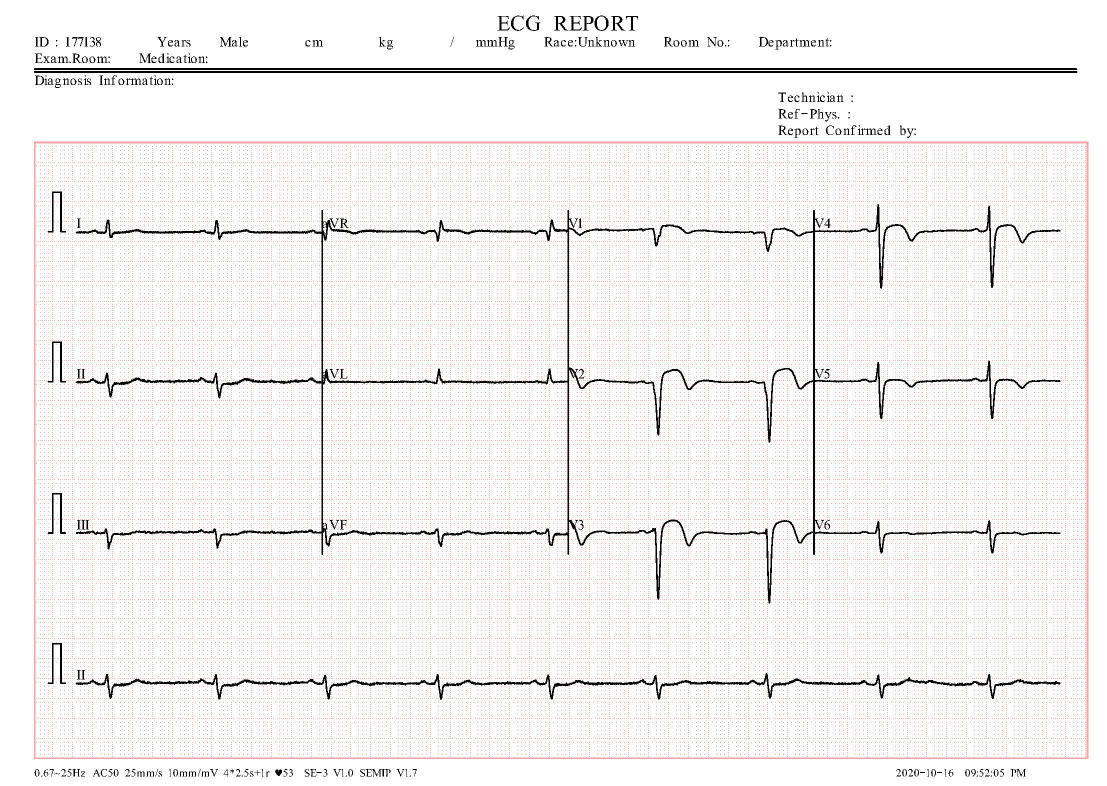
#> input picture neural_network/org/test/ECG Images of Patient that have History of MI (172x12=2064)/test (2).jpg, 2213 x 1572 px, found by its file name (shown at 1/2 size)
$ jupyter execute --allow-errors training.ipynb
#> lines starting #> are read from the running program, lines starting #| are printed output that depends on the picture; after the words box and inside, x2 and y2 are one past the last pixel; in counts of white or black regions, pixels touching at a corner belong together
[cell 1]
import os
import cv2

def preprocess_images_in_folder(input_folder, output_folder):
    if not os.path.exists(output_folder):
        os.makedirs(output_folder)

    for filename in os.listdir(input_folder):
        if filename.endswith(('.png', '.jpg', '.jpeg')):
            image_path = os.path.join(input_folder, filename)
            print(f"Processing: {image_path}")

            image = cv2.imread(image_path)

            if image is None:
                print(f"Failed to load image: {image_path}")
                continue

            gray = cv2.cvtColor(image, cv2.COLOR_BGR2GRAY)

            _, thresh = cv2.threshold(gray, 240, 255, cv2.THRESH_BINARY_INV)
            contours, _ = cv2.findContours(thresh, cv2.RETR_EXTERNAL, cv2.CHAIN_APPROX_SIMPLE)

            if contours:
                largest_contour = max(contours, key=cv2.contourArea)

                x, y, w, h = cv2.boundingRect(largest_contour)

                cropped_image = image[y:y+h, x:x+w]

                output_path = os.path.join(output_folder, filename)
                cv2.imwrite(output_path, cropped_image)
                print(f"Saved cropped image to: {output_path}")
            else:
                print(f"No contours found in image: {image_path}")

def preprocess_all_categories(archive_folder):
    # Iterate over 'train' and 'test' folders
#> called with archive_folder = 'archive'
    for dataset_type in ['train', 'test']:
        dataset_path = os.path.join(archive_folder, dataset_type)
        if os.path.isdir(dataset_path):
            # Iterate over each category folder in 'train' and 'test'
            for category_folder in os.listdir(dataset_path):
                category_path = os.path.join(dataset_path, category_folder)

                if os.path.isdir(category_path):  # Ensure it's a directory
                    output_category_folder = os.path.join(dataset_path, f"cropped_{category_folder}")
                    preprocess_images_in_folder(category_path, output_category_folder)
                else:
                    print(f"Skipping non-directory item: {category_path}")
#> pass 2 of the loop in preprocess_all_categories, `for dataset_type in ['train', 'test']:`:
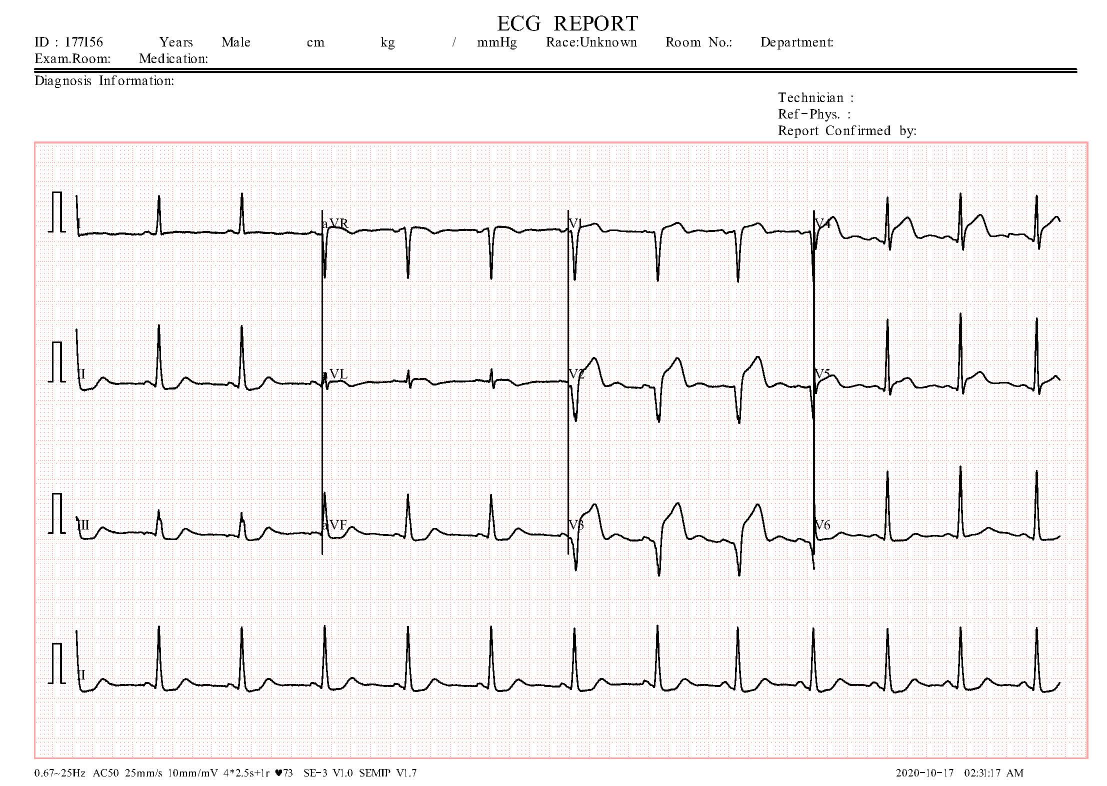
#> input picture neural_network/org/test/ECG Images of Myocardial Infarction Patients (240x12=2880)/test (10).jpg, 2213 x 1572 px, found by its file name (shown at 1/2 size)
#> in preprocess_images_in_folder, image is the input picture: shape (1572, 2213, 3); mean B, G, R 239.9, 240.2, 242.5
#> in preprocess_images_in_folder, `_, thresh = cv2.threshold(gray, 240, 255, cv2.THRESH_BINARY_INV)`:
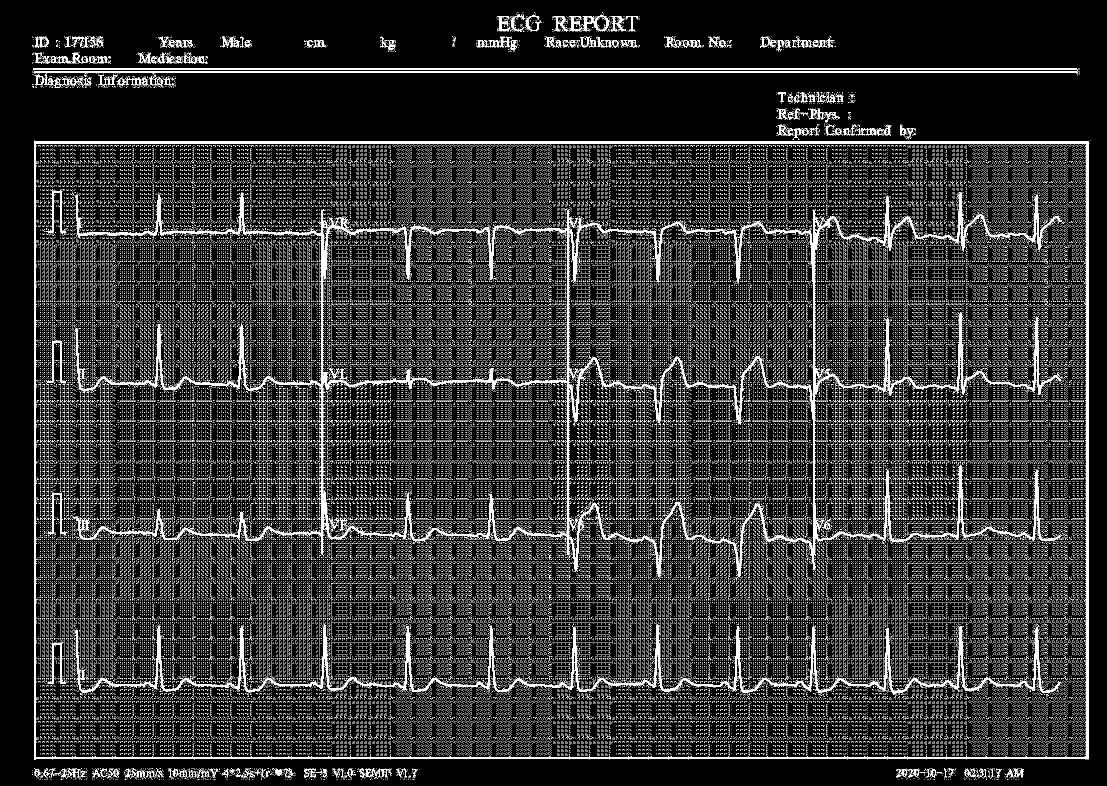
#> thresh: shape (1572, 2213) (shown at 1/2 size); 11.7% white in thin lines or dots
#> contours = 2692 contours, 2536 with area under 20; largest, box (x1, y1, x2, y2) and area: (68, 282, 2177, 1520) 2601297, (67, 141, 2157, 147) 6272, (66, 136, 2155, 140) 6258, (1187, 30, 1220, 63) 658, (1138, 32, 1188, 62) 448
#> largest_contour = contour of 65 points, box (x1, y1, x2, y2) (68, 282, 2177, 1520), area 2601297
#> x = 68; y = 282; w = 2109; h = 1238
#> in preprocess_images_in_folder, `cropped_image = image[y:y+h, x:x+w]`:
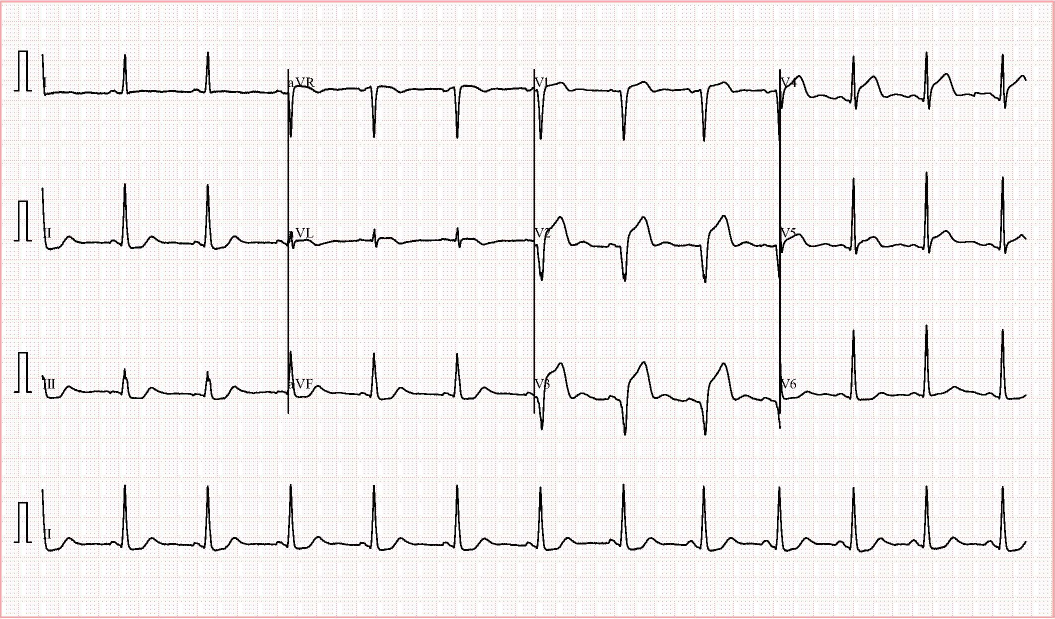
#> cropped_image: shape (1238, 2109, 3) (shown at 1/2 size); mean B, G, R 238.1, 238.5, 241.6

# Define your archive folder path
archive_folder = 'archive'

preprocess_all_categories(archive_folder)

[cell 2]
import os
import cv2
import numpy as np
import matplotlib.pyplot as plt
from sklearn.model_selection import train_test_split
from tensorflow.keras.preprocessing.image import ImageDataGenerator
from tensorflow.keras.models import Sequential
from tensorflow.keras.layers import Conv2D, MaxPooling2D, Flatten, Dense
from tensorflow.keras.optimizers import Adam
from tensorflow.keras.utils import to_categorical
from sklearn.metrics import classification_report, confusion_matrix

# Define paths
train_path = 'archive/train'
test_path = 'archive/test'
target_width = 960
target_height = 540

[cell 3]
def preview_image(image_path, new_width, new_height):
    image = cv2.imread(image_path)
    if image is None:
        print(f"Failed to load image: {image_path}")
        return

    resized_image = cv2.resize(image, (new_width, new_height), interpolation=cv2.INTER_CUBIC)

    image_rgb = cv2.cvtColor(image, cv2.COLOR_BGR2RGB)
    resized_image_rgb = cv2.cvtColor(resized_image, cv2.COLOR_BGR2RGB)

    plt.figure(figsize=(10, 5))
    plt.subplot(1, 2, 1)
    plt.title('Original Image')
    plt.imshow(image_rgb)
    plt.axis('off')

    plt.subplot(1, 2, 2)
    plt.title('Resized Image')
    plt.imshow(resized_image_rgb)
    plt.axis('off')

    plt.show()

image_path = 'archive/train/cropped_ECG Images of Myocardial Infarction Patients (240x12=2880)/MI(10).jpg'
preview_image(image_path, target_width, target_height)

[cell 4]
import os
import cv2
import numpy as np
import matplotlib.pyplot as plt
from tensorflow.keras.preprocessing.image import ImageDataGenerator
from tensorflow.keras.models import Sequential
from tensorflow.keras.layers import Conv2D, MaxPooling2D, Flatten, Dense
from tensorflow.keras.optimizers import RMSprop
from tensorflow.keras.callbacks import EarlyStopping

train_path = 'archive/train'
test_path = 'archive/test'
target_width = 960
target_height = 540

def preprocess_image(image_path, new_width, new_height):
    image = cv2.imread(image_path)
    if image is None:
        print(f"Failed to load image: {image_path}")
        return None

    blurred_image = cv2.GaussianBlur(image, (5, 5), 0)
    resized_image = cv2.resize(blurred_image, (new_width, new_height), interpolation=cv2.INTER_LINEAR)
    return resized_image

def preview_image(image_path, new_width, new_height):
    image = cv2.imread(image_path)
    if image is None:
        print(f"Failed to load image: {image_path}")
        return

    resized_image = preprocess_image(image_path, new_width, new_height)

    if resized_image is None:
        return

    image_rgb = cv2.cvtColor(image, cv2.COLOR_BGR2RGB)
    resized_image_rgb = cv2.cvtColor(resized_image, cv2.COLOR_BGR2RGB)

    plt.figure(figsize=(10, 5))
    plt.subplot(1, 2, 1)
    plt.title('Original Image')
    plt.imshow(image_rgb)
    plt.axis('off')

    plt.subplot(1, 2, 2)
    plt.title('Preprocessed Image')
    plt.imshow(resized_image_rgb)
    plt.axis('off')
    plt.show()

image_path = 'archive/train/cropped_ECG Images of Myocardial Infarction Patients (240x12=2880)/MI(10).jpg'
preview_image(image_path, target_width, target_height)

#> (the rest of this cell did not finish here and is left out)

#> (a cell that did not finish here is left out)

#> (a cell that did not finish here is left out)

[cell 7]
from tensorflow.keras.models import load_model
from sklearn.metrics import classification_report, confusion_matrix

def load_and_evaluate_model(model_path, test_generator):
    # Load the saved model
    model = load_model(model_path)

    # Evaluate the model on the test data
    loss, accuracy = model.evaluate(test_generator)
    print(f"Test Loss: {loss}")
    print(f"Test Accuracy: {accuracy}")

    # Predict the classes
    Y_pred = model.predict(test_generator)
    y_pred = np.argmax(Y_pred, axis=1)

    # Generate a classification report
    print('Classification Report:')
    print(classification_report(test_generator.classes, y_pred, target_names=test_generator.class_indices.keys()))

    # Generate a confusion matrix
    print('Confusion Matrix:')
    print(confusion_matrix(test_generator.classes, y_pred))

# Example usage
model_path = 'ecg_classification_model.h5'  # Replace with your actual model path
#> (the rest of this cell did not finish here and is left out)

#> (a cell that did not finish here is left out)

[cell 9]
import os
import cv2
import numpy as np
from tensorflow.keras.models import load_model
from tensorflow.keras.preprocessing.image import img_to_array

def preprocess_and_classify(image_path, model_path):
    # Load the image
#> called with model_path = 'ecg_classification_model.h5'
    image = cv2.imread(image_path)
#> image is the input picture: shape (1572, 2213, 3); mean B, G, R 241, 241.3, 243.7
    if image is None:
        print(f"Failed to load image: {image_path}")
        return

    # Preprocess the image
    gray = cv2.cvtColor(image, cv2.COLOR_BGR2GRAY)
    _, thresh = cv2.threshold(gray, 240, 255, cv2.THRESH_BINARY_INV)
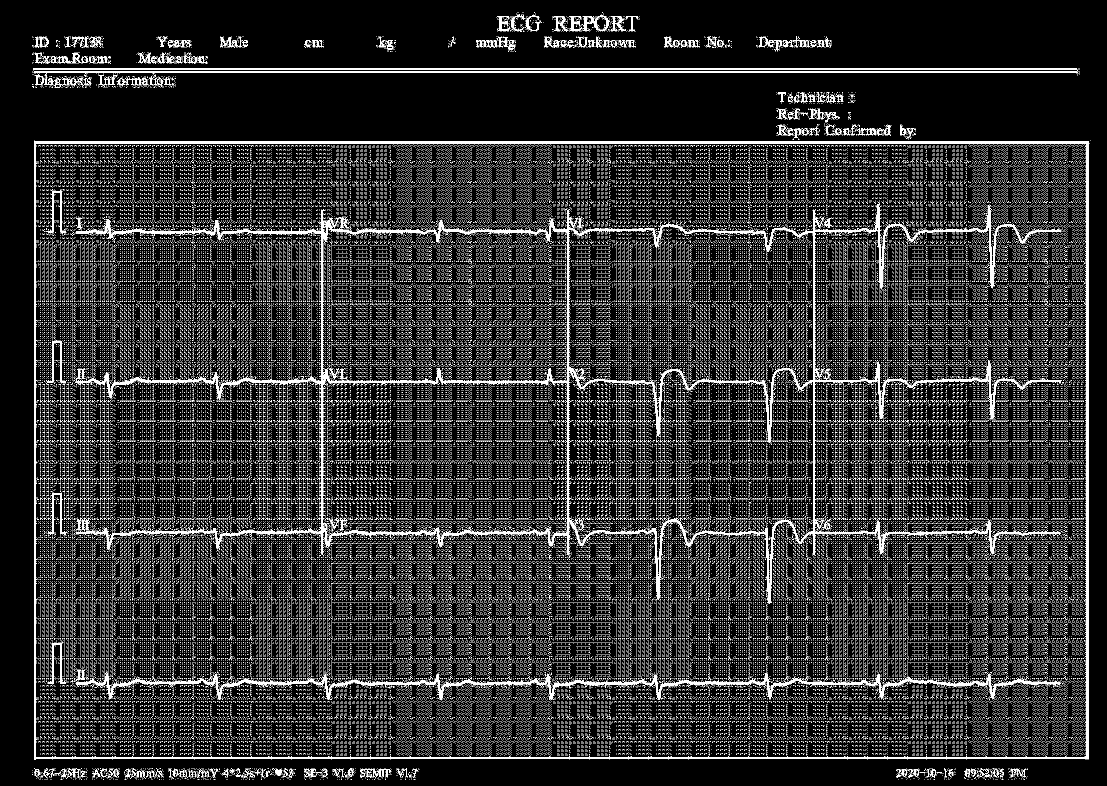
#> thresh: shape (1572, 2213) (shown at 1/2 size); 11.3% white in thin lines or dots
    contours, _ = cv2.findContours(thresh, cv2.RETR_EXTERNAL, cv2.CHAIN_APPROX_SIMPLE)

    if contours:
        largest_contour = max(contours, key=cv2.contourArea)
        x, y, w, h = cv2.boundingRect(largest_contour)
        cropped_image = image[y:y+h, x:x+w]
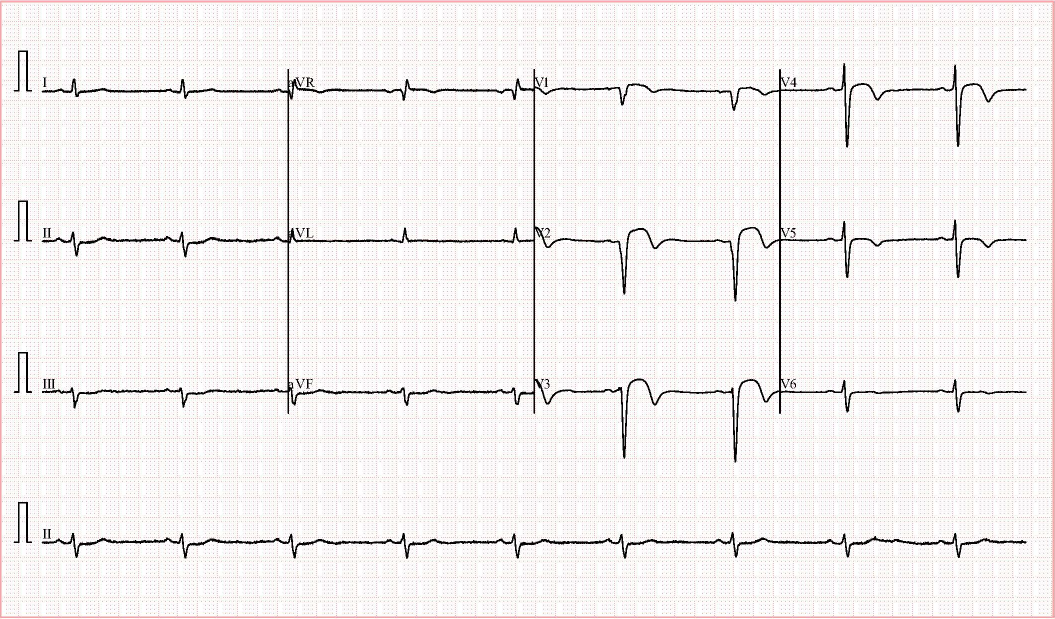
#> cropped_image: shape (1238, 2109, 3) (shown at 1/2 size); mean B, G, R 239.6, 240, 243.1
    else:
        print("No contours found in image.")
        return

    # Resize the image to match the model's input size
    target_width, target_height = 960, 540  # As per your model
    resized_image = cv2.resize(cropped_image, (target_width, target_height), interpolation=cv2.INTER_CUBIC)
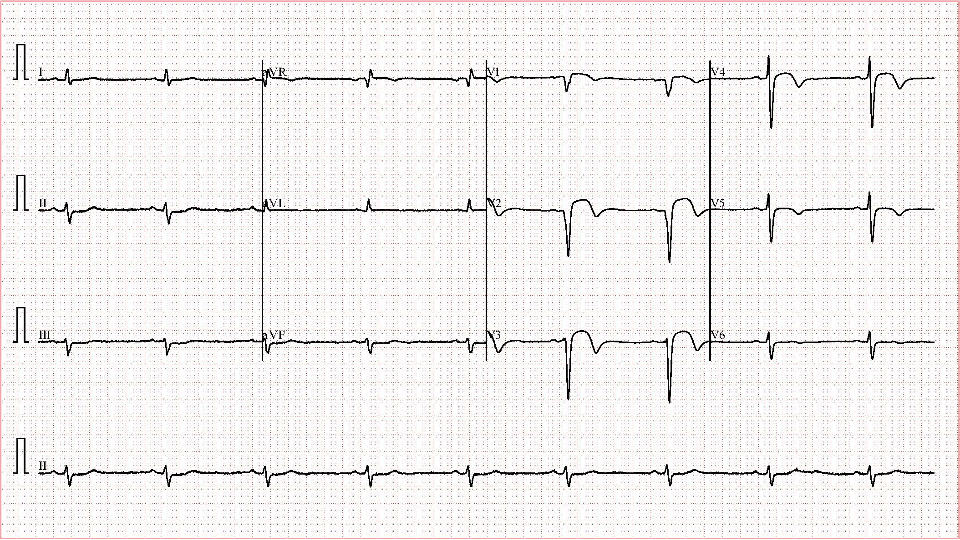
#> resized_image: shape (540, 960, 3); mean B, G, R 239.2, 239.6, 242.3

    # Convert image to array and normalize
    image_array = img_to_array(resized_image) / 255.0
    image_array = np.expand_dims(image_array, axis=0)

    # Load the trained model
    model = load_model(model_path)

    # Predict the class
    predictions = model.predict(image_array)
    class_index = np.argmax(predictions[0])

    # Define class labels
    class_labels = ['Category1', 'Category2', 'Category3', 'Category4']  # Replace with your actual labels

    # Output the result
    predicted_class = class_labels[class_index]
    print(f"Predicted class: {predicted_class}")

# Example usage
image_path = 'unprocessed/test/Normal Person ECG Images (284x12=3408)/test (2).jpg'
model_path = 'ecg_classification_model.h5'
preprocess_and_classify(image_path, model_path)
#> (the call stopped at in preprocess_and_classify, `image_array = img_to_array(resized_image) / 255.0`: tensorflow is not available in this run)
